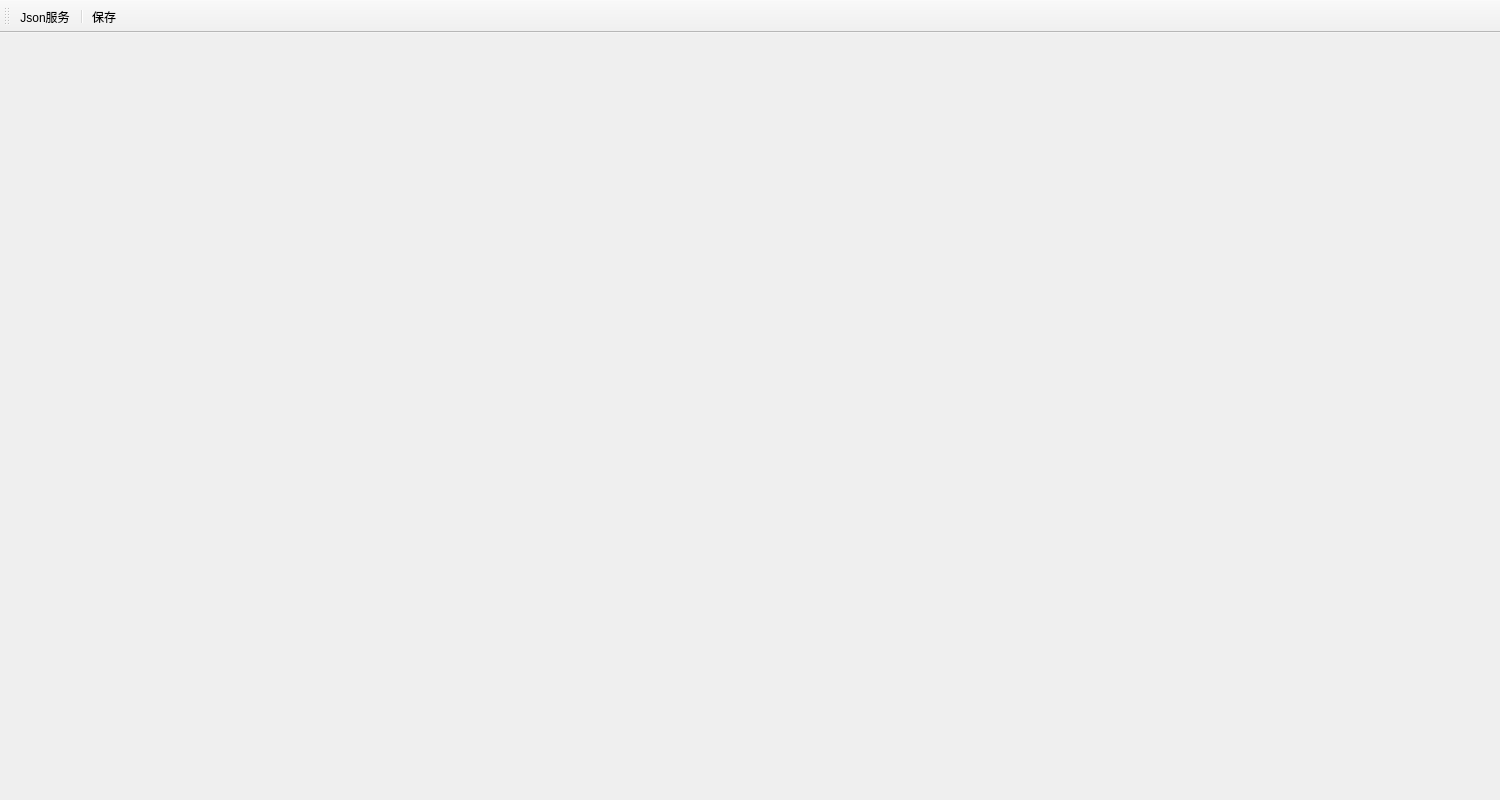
<?xml version="1.0" encoding="UTF-8"?>
<ui version="4.0">
 <class>MainWindow</class>
 <widget class="QMainWindow" name="MainWindow">
  <property name="geometry">
   <rect>
    <x>0</x>
    <y>0</y>
    <width>1500</width>
    <height>800</height>
   </rect>
  </property>
  <property name="windowTitle">
   <string>LK-Engine</string>
  </property>
  <widget class="QWidget" name="centralWidget"/>
  <widget class="QToolBar" name="toolBar">
   <property name="windowTitle">
    <string>toolBar</string>
   </property>
   <attribute name="toolBarArea">
    <enum>TopToolBarArea</enum>
   </attribute>
   <attribute name="toolBarBreak">
    <bool>false</bool>
   </attribute>
   <addaction name="jsonService"/>
   <addaction name="separator"/>
   <addaction name="action_2"/>
  </widget>
  <action name="jsonService">
   <property name="enabled">
    <bool>true</bool>
   </property>
   <property name="text">
    <string>Json服务</string>
   </property>
  </action>
  <action name="action_2">
   <property name="text">
    <string>保存</string>
   </property>
  </action>
 </widget>
 <layoutdefault spacing="6" margin="11"/>
 <resources/>
 <connections/>
</ui>
